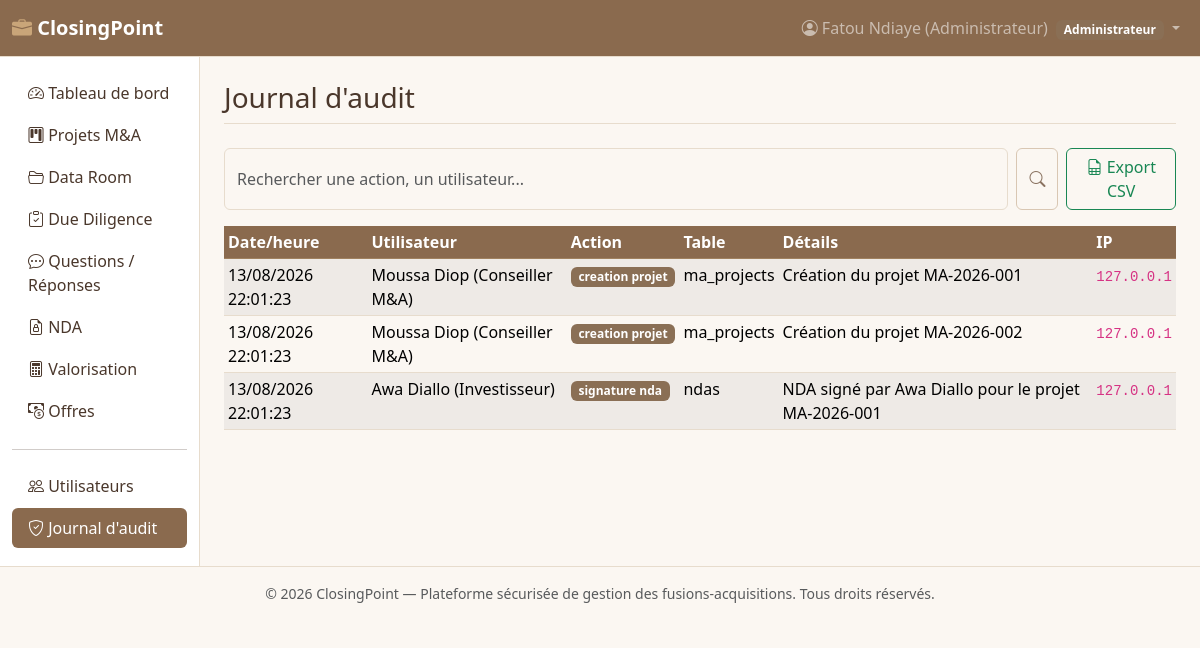
Page /modules/audit/list.php (signed in) on the committed database.
### tables this page shows
CREATE TABLE audit_log (
    id INT AUTO_INCREMENT PRIMARY KEY,
    user_id INT DEFAULT NULL,
    action VARCHAR(100) NOT NULL,
    table_concernee VARCHAR(60) DEFAULT NULL,
    ligne_id INT DEFAULT NULL,
    details VARCHAR(500) DEFAULT NULL,
    adresse_ip VARCHAR(45) DEFAULT NULL,
    created_at DATETIME NOT NULL DEFAULT CURRENT_TIMESTAMP,
    CONSTRAINT fk_audit_user FOREIGN KEY (user_id) REFERENCES users(id) ON DELETE SET NULL
);

CREATE TABLE users (
    id INT AUTO_INCREMENT PRIMARY KEY,
    full_name VARCHAR(120) NOT NULL,
    email VARCHAR(150) NOT NULL UNIQUE,
    password_hash VARCHAR(255) NOT NULL,
    role ENUM('admin','conseiller','client') NOT NULL DEFAULT 'client',
    phone VARCHAR(30) DEFAULT NULL,
    is_active TINYINT(1) NOT NULL DEFAULT 1,
    last_login DATETIME DEFAULT NULL,
    created_at DATETIME NOT NULL DEFAULT CURRENT_TIMESTAMP
);

### includes/security.php (called while the page is built, shortened)
<?php
function e(?string $value): string
{
    return htmlspecialchars($value ?? '', ENT_QUOTES, 'UTF-8');
}

### includes/functions.php (called while the page is built, shortened)
<?php
function formatDate(?string $date, string $fmt = 'd/m/Y'): string
{
    $ts = strtotime($date);
    return $ts ? date($fmt, $ts) : '—';
}

### modules/audit/list.php (the view, shortened to what this page needs)
<?php
require_once __DIR__ . '/../../includes/bootstrap.php';
$search = trim($_GET['q'] ?? '');
$where = [];
$params = [];
$whereSql = $where ? ('WHERE ' . implode(' AND ', $where)) : '';
$countStmt = $pdo->prepare("SELECT COUNT(*) FROM audit_log a LEFT JOIN users u ON u.id = a.user_id $whereSql");
$countStmt->execute($params);
$pageInfo = paginate((int)$countStmt->fetchColumn());
$stmt = $pdo->prepare(
    "SELECT a.*, u.full_name FROM audit_log a LEFT JOIN users u ON u.id = a.user_id
     $whereSql ORDER BY a.created_at DESC LIMIT :limit OFFSET :offset"
);
$stmt->bindValue(':limit', $pageInfo['perPage'], PDO::PARAM_INT);
$stmt->bindValue(':offset', $pageInfo['offset'], PDO::PARAM_INT);
$stmt->execute();
$logs = $stmt->fetchAll();
require __DIR__ . '/../../includes/header.php';
?>
<form class="d-flex gap-2 mb-3" method="get">
  <input type="text" name="q" class="form-control" placeholder="Rechercher une action, un utilisateur..." value="<?= e($search) ?>">
  <button class="btn btn-outline-secondary"><i class="bi bi-search"></i></button>
  <a href="<?= e(BASE_URL) ?>/exports/export_audit_csv.php?<?= e(http_build_query(['q'=>$search])) ?>" class="btn btn-outline-success ms-auto"><i class="bi bi-file-earmark-spreadsheet"></i> Export CSV</a>
</form>
<table class="table table-striped table-sm">
  <thead class="table-dark"><tr><th>Date/heure</th><th>Utilisateur</th><th>Action</th><th>Table</th><th>Détails</th><th>IP</th></tr></thead>
  <tbody>
    <?php foreach ($logs as $l): ?>
      <tr>
        <td><?= formatDate($l['created_at'], 'd/m/Y H:i:s') ?></td>
        <td><?= e($l['full_name'] ?: 'Système') ?></td>
        <td><span class="badge text-bg-secondary"><?= e(str_replace('_', ' ', $l['action'])) ?></span></td>
        <td><?= e($l['table_concernee'] ?: '—') ?></td>
        <td><?= e($l['details'] ?: '—') ?></td>
        <td><code><?= e($l['adresse_ip']) ?></code></td>
      </tr>
    <?php endforeach; ?>
  </tbody>
</table>
<?php require __DIR__ . '/../../includes/footer.php'; ?>

### public/assets/css/style.css (style rules this page uses)
:root { --cp-nude: #F5EDE4; --cp-camel: #C9A579; --cp-camel-dark: #B08D63; --cp-brown: #8A6A4E; --cp-brown-dark: #6E4A33; --cp-text: #4A372B; --bs-body-bg: #FBF7F2; --bs-body-color: var(--cp-text); --bs-primary: var(--cp-brown); --bs-primary-rgb: 138, 106, 78; --bs-primary-bg-subtle: var(--cp-nude); --bs-primary-border-subtle: #D9BFA0; --bs-primary-text-emphasis: var(--cp-brown-dark); --bs-secondary: #8A6F55; --bs-secondary-rgb: 138, 111, 85; --bs-dark: var(--cp-brown); --bs-dark-rgb: 138, 106, 78; --bs-border-color: #E7DCCD; --bs-link-color: var(--cp-brown); --bs-link-color-rgb: 138, 106, 78; --bs-link-hover-color: var(--cp-brown-dark); --bs-link-hover-color-rgb: 110, 74, 51; }
body { background-color: var(--bs-body-bg); }
.table-dark { --bs-table-bg: var(--cp-brown); --bs-table-color: #fff; --bs-table-border-color: #A0815F; }
.btn-outline-secondary { --bs-btn-color: #8A7361; --bs-btn-border-color: #D9C7B3; --bs-btn-hover-color: #fff; --bs-btn-hover-bg: #9C8168; --bs-btn-hover-border-color: #9C8168; --bs-btn-active-color: #fff; --bs-btn-active-bg: #9C8168; --bs-btn-active-border-color: #9C8168; }

### rows in the picture
audit_log: created_at "13/08/2026 22:01:23", user.full_name "Moussa Diop (Conseiller M&A)", action "creation projet", table_concernee "ma_projects", details "Création du projet MA-2026-001", adresse_ip "127.0.0.1"
audit_log: created_at "13/08/2026 22:01:23", user.full_name "Moussa Diop (Conseiller M&A)", action "creation projet", table_concernee "ma_projects", details "Création du projet MA-2026-002", adresse_ip "127.0.0.1"
audit_log: created_at "13/08/2026 22:01:23", user.full_name "Awa Diallo (Investisseur)", action "signature nda", table_concernee "ndas", details "NDA signé par Awa Diallo pour le projet MA-2026-001", adresse_ip "127.0.0.1"

### other values in the picture
SITE_NAME "ClosingPoint"
$user['full_name'] "Fatou Ndiaye (Administrateur)"
roleLabel($user['role']) "Administrateur"
$label "Tableau de bord Projets M&A Data Room Due Diligence Questions / Réponses NDA Valorisation Offres Utilisateurs Journal d'audit"
$pageTitle "Journal d'audit"
